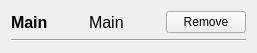
<?xml version="1.0" encoding="UTF-8"?>
<ui version="4.0">
 <class>subactivities_container</class>
 <widget class="QWidget" name="subactivities_container">
  <property name="geometry">
   <rect>
    <x>0</x>
    <y>0</y>
    <width>257</width>
    <height>39</height>
   </rect>
  </property>
  <property name="sizePolicy">
   <sizepolicy hsizetype="Preferred" vsizetype="Fixed">
    <horstretch>0</horstretch>
    <verstretch>0</verstretch>
   </sizepolicy>
  </property>
  <property name="windowTitle">
   <string>Form</string>
  </property>
  <layout class="QGridLayout" name="gridLayout">
   <item row="0" column="1">
    <widget class="QLabel" name="second">
     <property name="font">
      <font>
       <pointsize>12</pointsize>
       <weight>50</weight>
       <bold>false</bold>
      </font>
     </property>
     <property name="text">
      <string>Main</string>
     </property>
    </widget>
   </item>
   <item row="0" column="2">
    <widget class="QPushButton" name="remove">
     <property name="text">
      <string>Remove</string>
     </property>
    </widget>
   </item>
   <item row="0" column="0">
    <widget class="QLabel" name="master">
     <property name="font">
      <font>
       <pointsize>12</pointsize>
       <weight>75</weight>
       <bold>true</bold>
      </font>
     </property>
     <property name="text">
      <string>Main</string>
     </property>
    </widget>
   </item>
   <item row="1" column="0" colspan="3">
    <widget class="Line" name="line">
     <property name="orientation">
      <enum>Qt::Horizontal</enum>
     </property>
    </widget>
   </item>
  </layout>
 </widget>
 <resources/>
 <connections/>
</ui>
